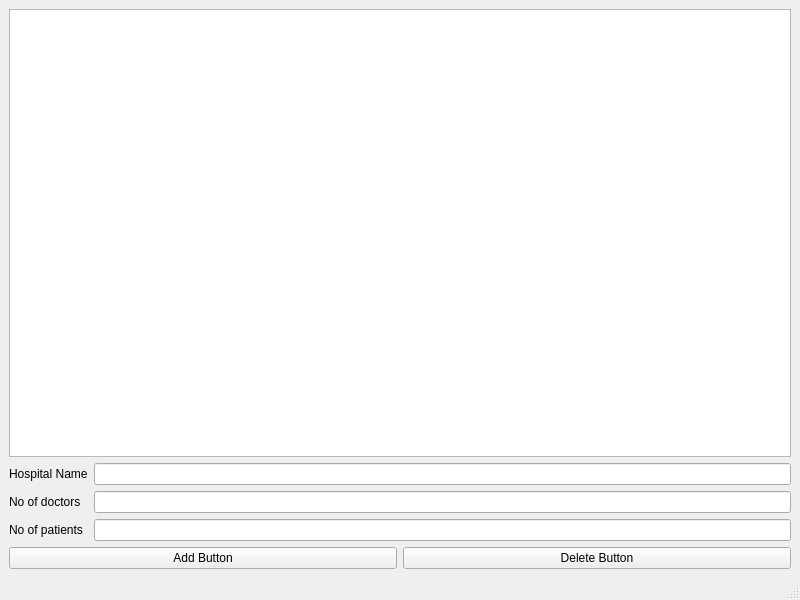
<?xml version="1.0" encoding="UTF-8"?>
<ui version="4.0">
 <class>MainWindow</class>
 <widget class="QMainWindow" name="MainWindow">
  <property name="geometry">
   <rect>
    <x>0</x>
    <y>0</y>
    <width>800</width>
    <height>600</height>
   </rect>
  </property>
  <property name="windowTitle">
   <string>MainWindow</string>
  </property>
  <widget class="QWidget" name="centralwidget">
   <layout class="QVBoxLayout" name="verticalLayout">
    <item>
     <widget class="QListWidget" name="TESTlistWidget"/>
    </item>
    <item>
     <layout class="QFormLayout" name="formLayout">
      <item row="0" column="0">
       <widget class="QLabel" name="HospitalName">
        <property name="text">
         <string>Hospital Name</string>
        </property>
       </widget>
      </item>
      <item row="0" column="1">
       <widget class="QLineEdit" name="HospitalLine"/>
      </item>
      <item row="1" column="0">
       <widget class="QLabel" name="Doctors">
        <property name="text">
         <string>No of doctors</string>
        </property>
       </widget>
      </item>
      <item row="1" column="1">
       <widget class="QLineEdit" name="DoctorsLine"/>
      </item>
      <item row="2" column="0">
       <widget class="QLabel" name="Patients">
        <property name="text">
         <string>No of patients</string>
        </property>
       </widget>
      </item>
      <item row="2" column="1">
       <widget class="QLineEdit" name="PatientsLine"/>
      </item>
     </layout>
    </item>
    <item>
     <layout class="QHBoxLayout" name="horizontalLayout">
      <item>
       <widget class="QPushButton" name="AddButton">
        <property name="text">
         <string>Add Button</string>
        </property>
       </widget>
      </item>
      <item>
       <widget class="QPushButton" name="DeleteButton">
        <property name="text">
         <string>Delete Button</string>
        </property>
       </widget>
      </item>
     </layout>
    </item>
   </layout>
  </widget>
  <widget class="QMenuBar" name="menubar">
   <property name="geometry">
    <rect>
     <x>0</x>
     <y>0</y>
     <width>800</width>
     <height>25</height>
    </rect>
   </property>
  </widget>
  <widget class="QStatusBar" name="statusbar"/>
 </widget>
 <resources/>
 <connections>
  <connection>
   <sender>AddButton</sender>
   <signal>clicked()</signal>
   <receiver>MainWindow</receiver>
   <slot>AddHospital()</slot>
   <hints>
    <hint type="sourcelabel">
     <x>339</x>
     <y>548</y>
    </hint>
    <hint type="destinationlabel">
     <x>795</x>
     <y>536</y>
    </hint>
   </hints>
  </connection>
 </connections>
 <slots>
  <slot>AddHospital()</slot>
 </slots>
</ui>
